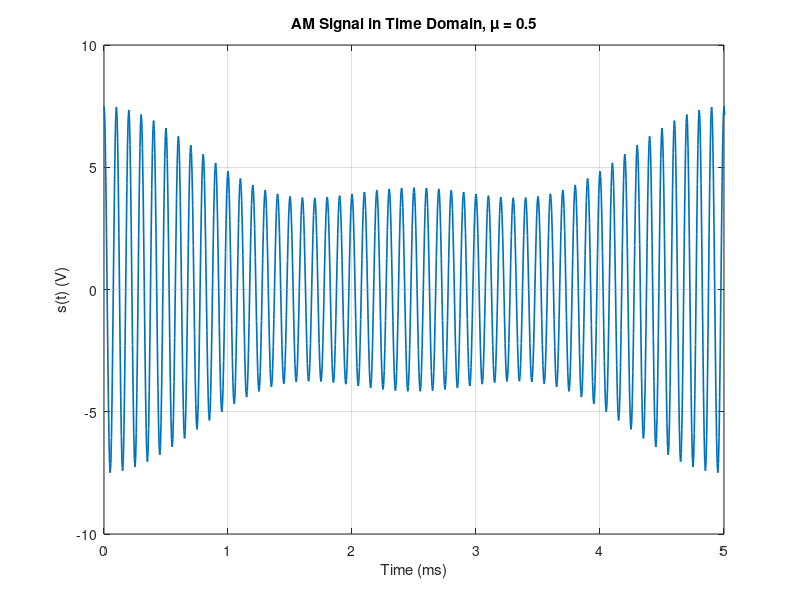
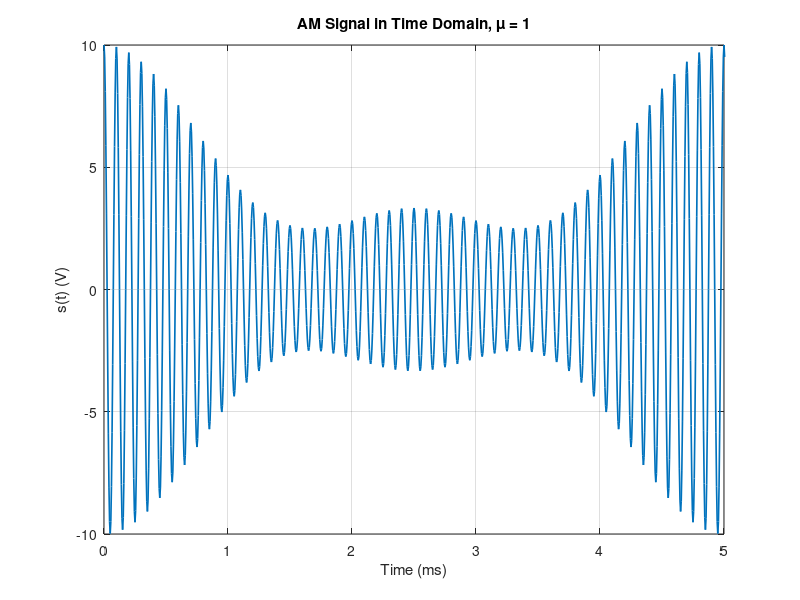
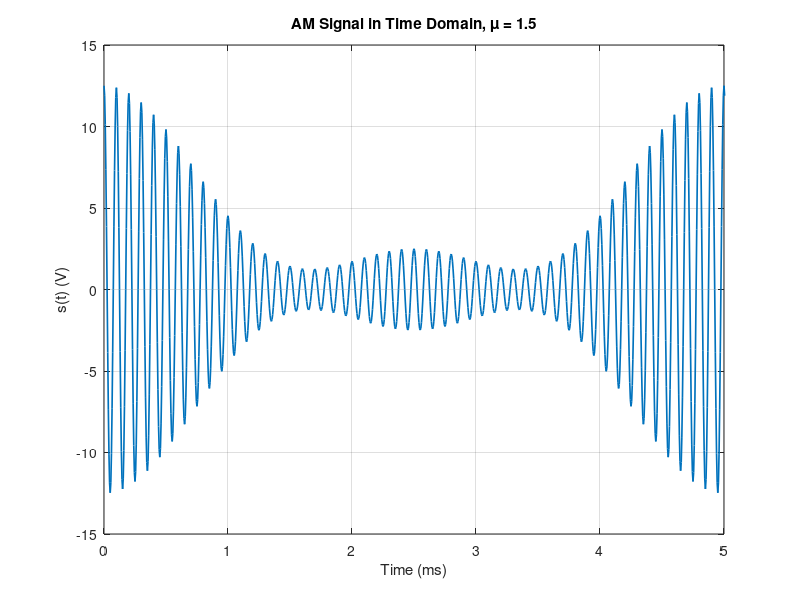
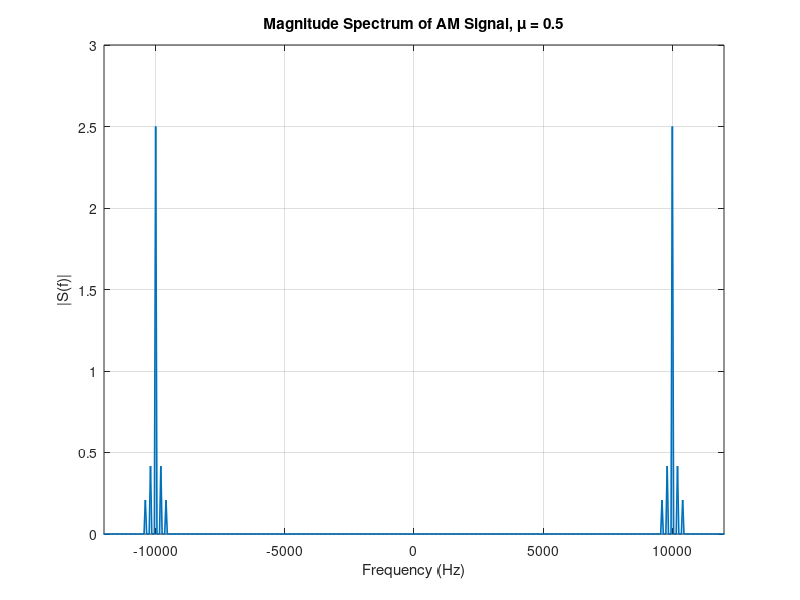

Write MATLAB code to recreate these figures, in order.
clc;
clear;
close all;


Ac = 5;                  
fc = 10e3;              


f1 = 200;               
f2 = 400;                

fs = 200e3;             
T  = 0.02;              
t  = 0:1/fs:T-1/fs;      

m = 2*cos(400*pi*t) + cos(800*pi*t);

m_max = max(m);
mn = m / m_max;

fprintf('Maximum of m(t) = %.4f\n', m_max);

Bm = max([f1 f2]);
fprintf('Message bandwidth Bm = %.1f Hz\n', Bm);


mu_values = [0.5 1 1.5];

for k = 1:length(mu_values)
    mu = mu_values(k);

    s = Ac * (1 + mu*mn) .* cos(2*pi*fc*t);

    figure;
    plot(t*1000, s, 'LineWidth', 1.2);
    grid on;
    xlabel('Time (ms)');
    ylabel('s(t) (V)');
    title(['AM Signal in Time Domain, \mu = ', num2str(mu)]);

    xlim([0 5]);
end

for k = 1:length(mu_values)
    mu = mu_values(k);

    s = Ac * (1 + mu*mn) .* cos(2*pi*fc*t);

    N = length(s);
    S = fftshift(fft(s));
    f = (-N/2:N/2-1)*(fs/N);

    figure;
    plot(f, abs(S)/N, 'LineWidth', 1.2);
    grid on;
    xlabel('Frequency (Hz)');
    ylabel('|S(f)|');
    title(['Magnitude Spectrum of AM Signal, \mu = ', num2str(mu)]);
    xlim([-12000 12000]);
end

BT = 2*Bm;
fprintf('Transmission bandwidth = %.1f Hz\n', BT);


Pc = Ac^2 / 2;
Pmn = mean(mn.^2);

fprintf('\nCarrier power Pc = %.6f W (for 1-ohm load)\n', Pc);
fprintf('Normalized message power Pmn = %.6f\n\n', Pmn);

for k = 1:length(mu_values)
    mu = mu_values(k);

    s = Ac * (1 + mu*mn) .* cos(2*pi*fc*t);

    Ptotal_num = mean(s.^2);
    Psb_num = Ptotal_num - Pc;
    eta_num = Psb_num / Ptotal_num;

    eta_theory = (mu^2 * Pmn) / (1 + mu^2 * Pmn);

    fprintf('mu = %.1f\n', mu);
    fprintf('  Theoretical efficiency = %.6f (%.2f%%)\n', eta_theory, eta_theory*100);
    fprintf('  Numerical efficiency   = %.6f (%.2f%%)\n', eta_num, eta_num*100);
    fprintf('  Total power            = %.6f W\n', Ptotal_num);
    fprintf('  Sideband power         = %.6f W\n\n', Psb_num);
end

fprintf('Minimum of normalized message mn(t) = %.6f\n', min(mn));
for k = 1:length(mu_values)
    mu = mu_values(k);
    env_min = min(1 + mu*mn);
    fprintf('mu = %.1f --> minimum envelope factor [1 + mu*mn(t)] = %.6f\n', mu, env_min);
end
